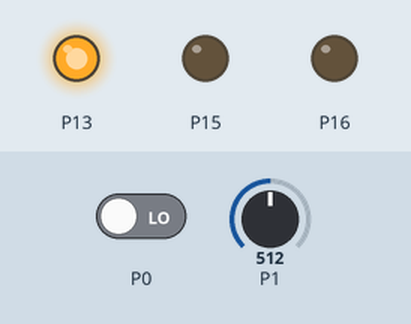
A program run on a simulated BBC micro:bit (MakeCode). Shown: output pins drawn as LEDs (lit = HIGH). The inputs (shaded band) are chosen by the test bench; at power-on: P1 = 512, P0 LOW (analog values on the 0–1023 scale).

Above: at 1.2 s.
1.3 s: P1 set to 484
At 3.1 s:
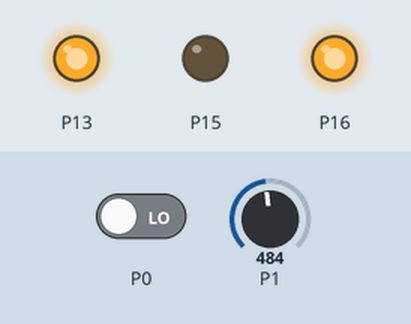
Timing chart, 0 to 4.6 s (numbered marks = the images above; inputs shaded):
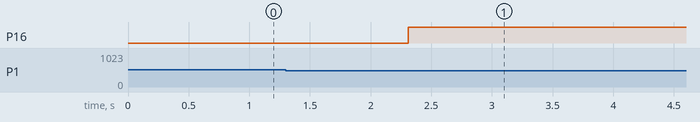

Measured:
- the behaviour switches between 500 and 499 on P1 (found by bisection; images 0 and 1)
- after the input at 1.3 s, P16: LOW → HIGH after 1.0 s

The program:

main.ts
```typescript
/**
 * Programm für die Parkschranke von Fischertechnik.
 *
 * Eine Lichtschranke erfasst ein Auto. Die Schranke, angetrieben von einem Gleichstrommotor öffnet sich bis an den Endschalter. Nach 5 sec schließt die Schranke, ebenfalls bis an einen Endschalter
 */
/**
 * Der Motor für die Schranke ist an P16 und P15 angeschlossen. Die LED für die Lichtschranke an P13
 */
led.enable(false)
pins.digitalWritePin(DigitalPin.P16, 0)
pins.digitalWritePin(DigitalPin.P15, 0)
pins.digitalWritePin(DigitalPin.P13, 1)
/**
 * Fototransistor dunkel, also kleiner 500, dann Motor an -> Schranke öffnet
 */
/**
 * An Pin P0 Schalter Schranke auf. Wenn Schalter betätigt Pin P0=1.  Also: Solange Pin P0 =0 wird gewartet. Wenn die Schranke oben ist geht das Programm weiter
 */
/**
 * Motor Schranke auf stoppen
 */
/**
 * 5 sec warten, dann Schranke schließen
 */
/**
 * Motor schließt Schranke
 */
/**
 * Warten bis Schalter Schranke unten anspricht
 *
 * Wenn Schranke unten wird Pin P3 wird 1
 */
/**
 * Motor Schranke abwärts stoppen
 */
/**
 * Der Ablauf ist beendet, nun kann die Lichtschranke wieder neu überprüft werden, denn das Programm beginnt wieder von vorne
 */
basic.forever(function () {
    pins.digitalWritePin(DigitalPin.P1, pins.analogReadPin(AnalogPin.P1))
    if (pins.analogReadPin(AnalogPin.P1) < 500) {
        basic.pause(1000)
        pins.digitalWritePin(DigitalPin.P16, 1)
        pins.digitalWritePin(DigitalPin.P15, 0)
        while (pins.digitalReadPin(DigitalPin.P0) == 0) {
            basic.pause(1)
        }
        pins.digitalWritePin(DigitalPin.P16, 0)
        basic.pause(5000)
        pins.digitalWritePin(DigitalPin.P16, 0)
        pins.digitalWritePin(DigitalPin.P15, 1)
        while (pins.digitalReadPin(DigitalPin.P3) == 0) {
            basic.pause(1)
        }
        pins.digitalWritePin(DigitalPin.P15, 0)
    }
})
```

test.ts
```typescript
// Hier kann man Tests durchführen; diese Datei wird nicht kompiliert, wenn dieses Paket als Erweiterung verwendet wird.
```
